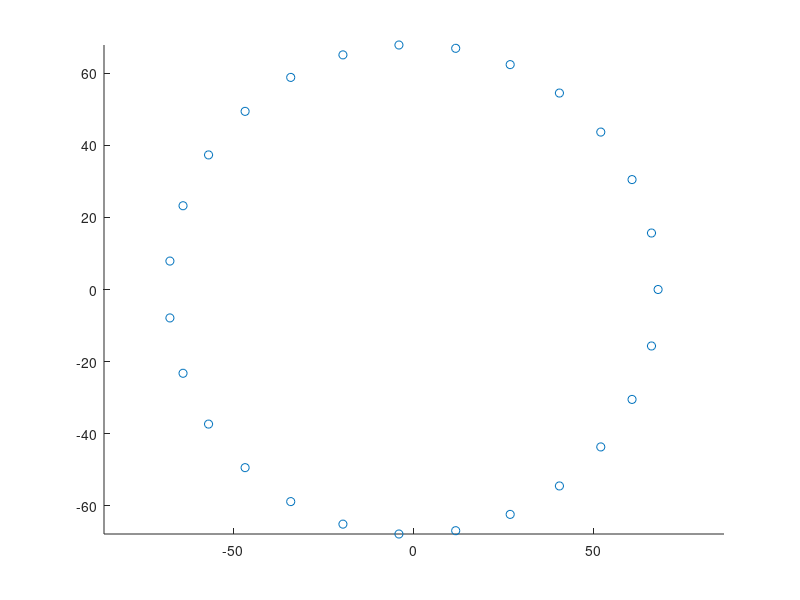

The MATLAB script that drew this image:
%%%%%%%%%%%%%%%%%%%%%%%%%%%%%%%%%%%%%%%%%%%%%%%%%%%%%%%%%%%%%%%%%%%%%%%%%%%
%
% flangeBaseEagleMacro_v0.m 
%
% DESCRIPTION -
% 
% 
% 
% 
% 
% Zack Phillips (zkphil@berkeley.edu)
% Graduate Group in Applied Science and Technology
% University of California, Berkeley
% 
% Developed in Matlab 8.6.0.267246 (R2015b) on MACI64
% Created 13:51 01-27-2016
%%%%%%%%%%%%%%%%%%%%%%%%%%%%%%%%%%%%%%%%%%%%%%%%%%%%%%%%%%%%%%%%%%%%%%%%%%%
clear; close all; clc
Ft = @(x) fftshift(fft2(ifftshift(x)));
iFt = @(x) fftshift(ifft2(ifftshift(x)));
fIdx = @(x,xVal) find(x==min(abs(x-xVal)));

fid=fopen('eagleDomeBasePositioner.scr','w');
libName ='WallerLabLib';
ledPartName = '4POWER_8SIGNALMOUNTING_BOARD';

radius = 68; %mm 
ledCount = 2500;
ledsPerBoard = 16*6;
boardCount = ceil(ledCount/(ledsPerBoard));

dTheta = 360/boardCount;

angularPositions = 0:dTheta:360-dTheta;
xyPositions = [radius.*cosd(angularPositions)' radius.*sind(angularPositions)'];
figure; scatter(xyPositions(:,1),xyPositions(:,2)); axis equal

fprintf(fid,'USE %s\n',libName);
dy = 1; dxc = 2; dxs = 3; rowCt = 8;
for bIdx = 1:size(angularPositions,1)
   col = ceil(bIdx/rowCt);
   row = 9-(bIdx - (col-1).*rowCt);
   x = floor((col-1)/2)*dxc+floor((col)/2)*dxs;
   y = row.*dy;

   if (mod(col,2))
       Rot = 90;
   else
       Rot = 270;
   end
   fprintf(fid,'add %s@%s SOCKET%02d R%d (%.02f %.02f);\n',...
       ledPartName,libName,bIdx-1,Rot, x,y);
end
fprintf(fid,'BOARD;\n');
fprintf(fid,'GRID MM 0.05 1\n');
for bIdx=1:size(angularPositions,1)
    fprintf(fid,'MOVE SOCKET%02d (%.02f %.02f)\n',...
    bIdx-1,xyPositions(bIdx,1),xyPositions(bIdx,2));
    fprintf(fid,'ROTATE R%.1f SOCKET%02d\n',angularPositions(bIdx),bIdx-1);

end
fclose(fid);
disp('Done.')